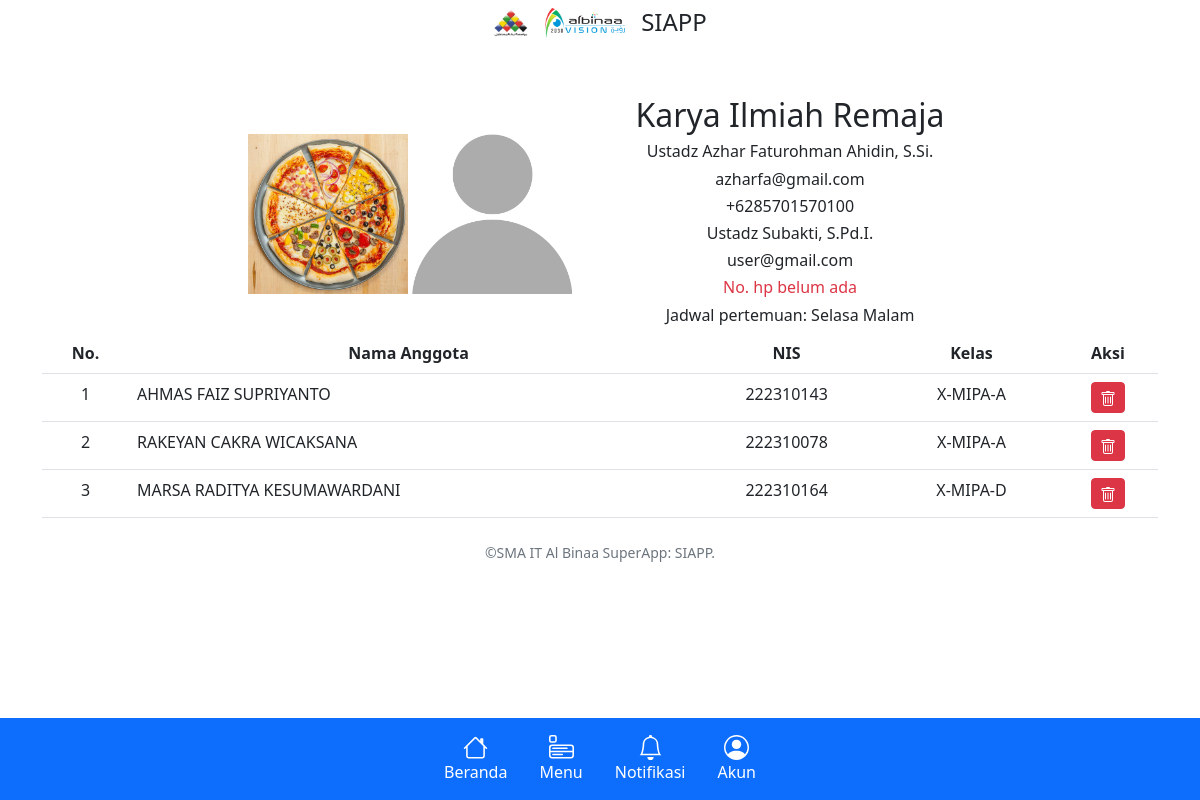
The app's page /data/kir/ with its own data.
### ekskul/models.py (models this page shows, shortened)
class Teacher(models.Model):
    user = models.OneToOneField(User, on_delete=models.CASCADE, verbose_name="Username",)
    nama_lengkap = models.CharField(max_length=100, verbose_name="Nama Ustadz")
    niy = models.IntegerField(default=0, verbose_name='NIY')
    gelar_depan = models.CharField(max_length=20, blank=True)
    gelar_belakang = models.CharField(max_length=20, blank=True)
    jabatan = models.CharField(max_length=100, blank=True)
    jabatan_khusus = models.CharField(max_length=100, blank=True)
    email = models.EmailField(default='user@gmail.com')
    no_hp = models.IntegerField(blank=True, default=0)
    foto = CompressedImageField(upload_to='user', default='blank-profile.png', blank=True, null=True, quality=50, help_text="format foto .jpg / .jpeg")
    def __str__(self):
        if self.gelar_depan or self.gelar_belakang:
            return f'%s, %s.' % (self.nama_lengkap, self.gelar_belakang)
        else:
            return self.nama_lengkap

class Extracurricular(models.Model):
    hari = (
        ('Senin', 'Senin'),
        ('Selasa', 'Selasa'),
        ('Rabu', 'Rabu'),
        ('Kamis', 'Kamis'),
        ('Jumat', 'Jumat'),
        ('Sabtu', 'Sabtu'),
        ('Ahad', 'Ahad'),
    )
    jenis = (
        ("Ekskul", "Ekstrakurikuler"),
        ("SC", "Study Club"),
    )
    pilihan_waktu = (
        ("Sore","Sore"),
        ("Malam","Malam"),
        ("Pagi","Pagi"),
        ("Siang","Siang"),
    )
    nama = models.CharField(max_length=50, verbose_name="Nama Ekskul")
    pembina = models.ManyToManyField(Teacher)
    jadwal = models.CharField(max_length=15, choices=hari, verbose_name="Jadwal Pembinaan")
    waktu = models.CharField(max_length=15, choices=pilihan_waktu)
    jadwal_tambahan = models.CharField(max_length=20, choices=hari, default="Tidak ada", blank=True)
    waktu_tambahan = models.CharField(max_length=15, choices=pilihan_waktu, blank=True)
    tipe = models.CharField(max_length=20, choices=jenis, blank=True)
    slug = models.SlugField(blank=True)
    logo = CompressedImageField(upload_to='ekskul/logo', default='no-image.png', blank=True, null=True)

class Student(models.Model):
    pilih_kelas = (
        ('X-MIPA-A', 'X-A'),
        ('X-MIPA-B', 'X-B'),
        ('X-MIPA-C', 'X-C'),
        ('X-MIPA-D', 'X-D'),
        ('X-MIPA-E', 'X-E'),
        ('X-MIPA-F', 'X-F'),
        ('X-MIPA-G', 'X-G'),
        ('X-MIPA-H', 'X-H'),
        ('XI-MIPA-A', 'XI-A'),
        ('XI-MIPA-B', 'XI-B'),
        ('XI-MIPA-C', 'XI-C'),
        ('XI-MIPA-D', 'XI-D'),
        ('XI-MIPA-E', 'XI-E'),
        ('XI-MIPA-F', 'XI-F'),
        ('XI-MIPA-G', 'XI-G'),
        ('XI-MIPA-H', 'XI-H'),
        ('XII-MIPA-A', 'XII-A'),
        ('XII-MIPA-B', 'XII-B'),
        ('XII-MIPA-C', 'XII-C'),
        ('XII-MIPA-D', 'XII-D'),
        ('XII-MIPA-E', 'XII-E'),
        ('XII-MIPA-F', 'XII-F'),
        ('XII-MIPA-G', 'XII-G'),
        ('XII-MIPA-H', 'XII-H'),
    )
    nama = models.CharField(max_length=100)
    nis = models.IntegerField(unique=True)
    nisn = models.CharField(max_length=20)
    kelas = models.CharField(max_length=15, choices=pilih_kelas)

### ekskul/views.py (the view, shortened to what this page needs)
# urls.py: path('<slug:slug>/', views.data_detail, name='data-detail'),
def data_detail(request, slug):
    ekskul = get_object_or_404(Extracurricular, slug=slug)
    teachers = Teacher.objects.filter(extracurricular=ekskul)
    filtered_students = Student.objects.filter(studentorganization__ekskul_siswa__nama=ekskul.nama).order_by('kelas',
                                                                                                             'nama')
    all = teachers.values_list('user_id', flat=True)
    if not request.user.id in all and not request.user.is_superuser:
        context = {
            'ekskul': ekskul,
            'teachers': teachers,
            'filtered_student': filtered_students,
            'pembina': False,
        }
    return render(request, 'data-detail.html', context)

### templates/data-detail.html (shortened to what this page needs)
{% extends 'base.html' %}
{% load static %}
{% block content %}
    <div class="container mt-4 pt-3 text-center">
        <div class="row justify-content-center align-items-center mt-5">
            <div class="col-md-4 mt-2">
                {% for teacher in teachers %}
                    <img src="{{ teacher.foto.url }}" alt="Foto Profil Ustadz" style="max-height: 10rem; max-width: 10rem;">
                {% endfor %}
            </div>
            <div class="col-md-4 mt-2">
                <h2>{{ ekskul.nama }}</h2>
                {% for pembina in ekskul.pembina.all %}
                    <h6>Ustadz {{ pembina }}</h6>
                    <h6>{{ pembina.email }}</h6>
                    {% if pembina.no_hp %}
                        <h6>+62{{ pembina.no_hp }}</h6>
                    {% else %}
                        <h6 class="text-danger">No. hp belum ada</h6>
                    {% endif %}
                {% endfor %}
                <h6>Jadwal pertemuan: {{ ekskul.jadwal}} {{ ekskul.waktu }}</h6>
            </div>
        </div>
        <div class="row align-item-center">
            <div class="col-sm">
                <table class="table table-hover w-100">
                    <thead>
                    <tr>
                        <th scope="col">No.</th>
                        <th scope="col">Nama Anggota</th>
                        <th scope="col">NIS</th>
                        <th scope="col">Kelas</th>
                        <th scope="col">Aksi</th>
                    </tr>
                    </thead>
                    <tbody>
                    {% if filtered_student %}
                        {% for student in filtered_student %}
                            <tr>
                                <td>{{ forloop.counter }}</td>
                                <td class="text-start">{{ student.nama}}</td>
                                <td>{{ student.nis}}</td>
                                <td>{{ student.kelas }}</td>
                                <td><a href="{% url 'ekskul:delete-anggota' ekskul.slug student.id %}" class="btn btn-sm btn-danger">
                                </a></td>
                            </tr>
                        {% endfor %}
                    {% else %}
                        <tr>
                            <td colspan="5" class="text-center fw-bold text-danger">Maaf, belum ada anggota :(</td>
                        </tr>
                    {% endif %}
                    </tbody>
                </table>
            </div>
        </div>
    </div>
{% endblock %}

### records on screen
Teacher: foto (picture), gelar_depan+gelar_belakang+nama_lengkap "Azhar Faturohman Ahidin, S.Si.", email "azharfa@gmail.com", no_hp "85701570100"
Teacher: foto (placeholder picture), gelar_depan+gelar_belakang+nama_lengkap "Subakti, S.Pd.I.", email "user@gmail.com", no_hp "No. hp belum ada"
Extracurricular: nama "Karya Ilmiah Remaja", jadwal "Selasa", waktu "Malam"
Student: nama "AHMAS FAIZ SUPRIYANTO", nis "222310143", kelas "X-MIPA-A"
Student: nama "RAKEYAN CAKRA WICAKSANA", nis "222310078", kelas "X-MIPA-A"
Student: nama "MARSA RADITYA KESUMAWARDANI", nis "222310164", kelas "X-MIPA-D"
